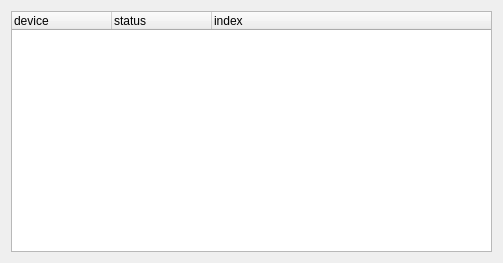
<?xml version="1.0" encoding="UTF-8"?>
<ui version="4.0">
 <class>StatusErrDialog</class>
 <widget class="QDialog" name="StatusErrDialog">
  <property name="geometry">
   <rect>
    <x>0</x>
    <y>0</y>
    <width>503</width>
    <height>263</height>
   </rect>
  </property>
  <property name="windowTitle">
   <string>Error</string>
  </property>
  <layout class="QHBoxLayout" name="horizontalLayout">
   <item>
    <widget class="QTreeWidget" name="treeWidget">
     <column>
      <property name="text">
       <string>device</string>
      </property>
     </column>
     <column>
      <property name="text">
       <string>status</string>
      </property>
     </column>
     <column>
      <property name="text">
       <string>index</string>
      </property>
     </column>
    </widget>
   </item>
  </layout>
 </widget>
 <resources/>
 <connections/>
</ui>
